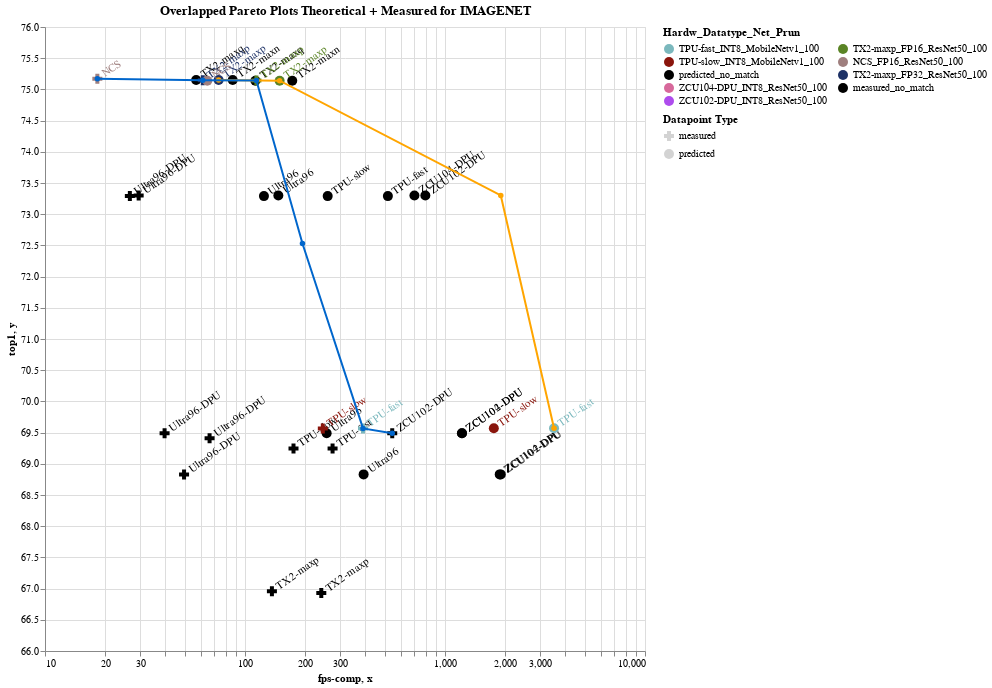

Notebook cell for this chart:
### Markdown cell above
In order to easily understand how accurate predictions were, an overlapping between the Theoretical Pareto Plot and Measured Pareto Plot was made. In the plot below we have both theoretical (orange) and measured (blue) pareto lines. All measured datapoins are represented as crosses and all theoretical datatpoins are represented as circles. Some theoretical datapoints don't have a measured matched datapoint and the same goes for the measured datapoints. The theoretical pareto curve is, as expected, on the right of the measured one, as predictions are sometimes different form measurements.

### Code cell
#hide_input
%run scripts/overlapped_pareto.py
get_overlapped_pareto('imagenet')

### Figure 1 — Vega-Lite specification as saved in the notebook (floating-point values rounded to 4 significant figures)
{"config": {"view": {"continuousWidth": 400, "continuousHeight": 300}}, "layer": [{"layer": [{"mark": {"type": "point", "filled": true, "opacity": 1, "size": 100}, "encoding": {"color": {"condition": {"type": "nominal", "field": "color", "legend": {"columns": 2, "title": "Hardw_Datatype_Net_Prun"}, "scale": {"domain": ["TPU-fast_INT8_MobileNetv1_100", "TPU-slow_INT8_MobileNetv1_100", "predicted_no_match", "ZCU104-DPU_INT8_ResNet50_100", "ZCU102-DPU_INT8_ResNet50_100", "TX2-maxp_FP16_ResNet50_100", "NCS_FP16_ResNet50_100", "TX2-maxp_FP32_ResNet50_100", "measured_no_match"], "range": ["#7BB8BD", "#8A150C", "#000000", "#D7689B", "#AE4CED", "#5A8425", "#9F7F7E", "#1D3166", "#000000"]}, "selection": "Measured_Without_Match"}, "value": "lightgray"}, "shape": {"type": "nominal", "field": "type", "legend": {"title": "Datapoint Type"}, "scale": {"range": ["cross", "circle"]}}, "tooltip": [{"type": "nominal", "field": "hardw_datatype_net_prun"}, {"type": "nominal", "field": "color"}, {"type": "nominal", "field": "type"}, {"type": "quantitative", "field": "fps-comp"}, {"type": "quantitative", "field": "top1"}], "x": {"type": "quantitative", "field": "fps-comp", "scale": {"type": "log"}}, "y": {"type": "quantitative", "field": "top1", "scale": {"zero": false}}}, "height": 624.0, "selection": {"selector013": {"type": "interval", "bind": "scales", "encodings": ["x", "y"]}, "Measured_Without_Match": {"type": "single", "fields": ["Hide"], "bind": {"input": "checkbox"}}}, "title": "Overlapped Pareto Plots Theoretical + Measured for IMAGENET", "width": 600}, {"mark": {"type": "text", "align": "left", "angle": 325, "baseline": "middle", "dx": 7}, "encoding": {"color": {"condition": {"type": "nominal", "field": "color", "legend": {"columns": 2, "title": "Hardw_Datatype_Net_Prun"}, "scale": {"domain": ["TPU-fast_INT8_MobileNetv1_100", "TPU-slow_INT8_MobileNetv1_100", "predicted_no_match", "ZCU104-DPU_INT8_ResNet50_100", "ZCU102-DPU_INT8_ResNet50_100", "TX2-maxp_FP16_ResNet50_100", "NCS_FP16_ResNet50_100", "TX2-maxp_FP32_ResNet50_100", "measured_no_match"], "range": ["#7BB8BD", "#8A150C", "#000000", "#D7689B", "#AE4CED", "#5A8425", "#9F7F7E", "#1D3166", "#000000"]}, "selection": "Measured_Without_Match"}, "value": "lightgray"}, "shape": {"type": "nominal", "field": "type", "legend": {"title": "Datapoint Type"}, "scale": {"range": ["cross", "circle"]}}, "text": {"type": "nominal", "field": "hardw"}, "tooltip": [{"type": "nominal", "field": "hardw_datatype_net_prun"}, {"type": "nominal", "field": "color"}, {"type": "nominal", "field": "type"}, {"type": "quantitative", "field": "fps-comp"}, {"type": "quantitative", "field": "top1"}], "x": {"type": "quantitative", "field": "fps-comp", "scale": {"type": "log"}}, "y": {"type": "quantitative", "field": "top1", "scale": {"zero": false}}}, "height": 624.0, "title": "Overlapped Pareto Plots Theoretical + Measured for IMAGENET", "width": 600}, {"layer": [{"mark": {"type": "point", "filled": true, "opacity": 1, "size": 100}, "encoding": {"color": {"condition": {"type": "nominal", "field": "color", "legend": {"columns": 2, "title": "Hardw_Datatype_Net_Prun"}, "scale": {"domain": ["TPU-fast_INT8_MobileNetv1_100", "TPU-slow_INT8_MobileNetv1_100", "predicted_no_match", "ZCU104-DPU_INT8_ResNet50_100", "ZCU102-DPU_INT8_ResNet50_100", "TX2-maxp_FP16_ResNet50_100", "NCS_FP16_ResNet50_100", "TX2-maxp_FP32_ResNet50_100", "measured_no_match"], "range": ["#7BB8BD", "#8A150C", "#000000", "#D7689B", "#AE4CED", "#5A8425", "#9F7F7E", "#1D3166", "#000000"]}, "selection": "Predicted_Without_Match"}, "value": "lightgray"}, "shape": {"type": "nominal", "field": "type", "legend": {"title": "Datapoint Type"}, "scale": {"range": ["cross", "circle"]}}, "tooltip": [{"type": "nominal", "field": "hardw_datatype_net_prun"}, {"type": "nominal", "field": "color"}, {"type": "nominal", "field": "type"}, {"type": "quantitative", "field": "fps-comp"}, {"type": "nominal", "field": "top1"}], "x": {"type": "quantitative", "field": "fps-comp", "scale": {"type": "log"}}, "y": {"type": "quantitative", "field": "top1", "scale": {"zero": false}}}, "height": 624.0, "selection": {"selector014": {"type": "interval", "bind": "scales", "encodings": ["x", "y"]}, "Predicted_Without_Match": {"type": "single", "fields": ["Hide"], "bind": {"input": "checkbox"}}}, "title": "Overlapped Pareto Plots Theoretical + Measured for IMAGENET", "width": 600}, {"mark": {"type": "text", "align": "left", "angle": 325, "baseline": "middle", "dx": 7}, "encoding": {"color": {"condition": {"type": "nominal", "field": "color", "legend": {"columns": 2, "title": "Hardw_Datatype_Net_Prun"}, "scale": {"domain": ["TPU-fast_INT8_MobileNetv1_100", "TPU-slow_INT8_MobileNetv1_100", "predicted_no_match", "ZCU104-DPU_INT8_ResNet50_100", "ZCU102-DPU_INT8_ResNet50_100", "TX2-maxp_FP16_ResNet50_100", "NCS_FP16_ResNet50_100", "TX2-maxp_FP32_ResNet50_100", "measured_no_match"], "range": ["#7BB8BD", "#8A150C", "#000000", "#D7689B", "#AE4CED", "#5A8425", "#9F7F7E", "#1D3166", "#000000"]}, "selection": "Predicted_Without_Match"}, "value": "lightgray"}, "shape": {"type": "nominal", "field": "type", "legend": {"title": "Datapoint Type"}, "scale": {"range": ["cross", "circle"]}}, "text": {"type": "nominal", "field": "hardw"}, "tooltip": [{"type": "nominal", "field": "hardw_datatype_net_prun"}, {"type": "nominal", "field": "color"}, {"type": "nominal", "field": "type"}, {"type": "quantitative", "field": "fps-comp"}, {"type": "nominal", "field": "top1"}], "x": {"type": "quantitative", "field": "fps-comp", "scale": {"type": "log"}}, "y": {"type": "quantitative", "field": "top1", "scale": {"zero": false}}}, "height": 624.0, "title": "Overlapped Pareto Plots Theoretical + Measured for IMAGENET", "width": 600}], "data": {"name": "data-2148796b80f66db45bb5fdd99f64021f"}}, {"layer": [{"mark": {"type": "point", "filled": true, "opacity": 1, "size": 100}, "encoding": {"color": {"condition": {"type": "nominal", "field": "color", "legend": {"columns": 2, "title": "Hardw_Datatype_Net_Prun"}, "scale": {"domain": ["TPU-fast_INT8_MobileNetv1_100", "TPU-slow_INT8_MobileNetv1_100", "predicted_no_match", "ZCU104-DPU_INT8_ResNet50_100", "ZCU102-DPU_INT8_ResNet50_100", "TX2-maxp_FP16_ResNet50_100", "NCS_FP16_ResNet50_100", "TX2-maxp_FP32_ResNet50_100", "measured_no_match"], "range": ["#7BB8BD", "#8A150C", "#000000", "#D7689B", "#AE4CED", "#5A8425", "#9F7F7E", "#1D3166", "#000000"]}, "selection": "ZCU104_FINN"}, "value": "lightgray"}, "shape": {"type": "nominal", "field": "type", "legend": {"title": "Datapoint Type"}, "scale": {"range": ["cross", "circle"]}}, "tooltip": [{"type": "nominal", "field": "hardw_datatype_net_prun"}, {"type": "nominal", "field": "color"}, {"type": "nominal", "field": "type"}, {"type": "quantitative", "field": "fps-comp"}, {"type": "nominal", "field": "top1"}], "x": {"type": "quantitative", "field": "fps-comp", "scale": {"type": "log"}}, "y": {"type": "quantitative", "field": "top1", "scale": {"zero": false}}}, "height": 624.0, "selection": {"selector015": {"type": "interval", "bind": "scales", "encodings": ["x", "y"]}, "ZCU104_FINN": {"type": "single", "fields": ["Hide"], "bind": {"input": "checkbox"}}}, "title": "Overlapped Pareto Plots Theoretical + Measured for IMAGENET", "width": 600}, {"mark": {"type": "text", "align": "left", "angle": 325, "baseline": "middle", "dx": 7}, "encoding": {"color": {"condition": {"type": "nominal", "field": "color", "legend": {"columns": 2, "title": "Hardw_Datatype_Net_Prun"}, "scale": {"domain": ["TPU-fast_INT8_MobileNetv1_100", "TPU-slow_INT8_MobileNetv1_100", "predicted_no_match", "ZCU104-DPU_INT8_ResNet50_100", "ZCU102-DPU_INT8_ResNet50_100", "TX2-maxp_FP16_ResNet50_100", "NCS_FP16_ResNet50_100", "TX2-maxp_FP32_ResNet50_100", "measured_no_match"], "range": ["#7BB8BD", "#8A150C", "#000000", "#D7689B", "#AE4CED", "#5A8425", "#9F7F7E", "#1D3166", "#000000"]}, "selection": "ZCU104_FINN"}, "value": "lightgray"}, "shape": {"type": "nominal", "field": "type", "legend": {"title": "Datapoint Type"}, "scale": {"range": ["cross", "circle"]}}, "text": {"type": "nominal", "field": "hardw"}, "tooltip": [{"type": "nominal", "field": "hardw_datatype_net_prun"}, {"type": "nominal", "field": "color"}, {"type": "nominal", "field": "type"}, {"type": "quantitative", "field": "fps-comp"}, {"type": "nominal", "field": "top1"}], "x": {"type": "quantitative", "field": "fps-comp", "scale": {"type": "log"}}, "y": {"type": "quantitative", "field": "top1", "scale": {"zero": false}}}, "height": 624.0, "title": "Overlapped Pareto Plots Theoretical + Measured for IMAGENET", "width": 600}], "data": {"name": "data-d751713988987e9331980363e24189ce"}}, {"layer": [{"mark": {"type": "point", "filled": true, "opacity": 1, "size": 100}, "encoding": {"color": {"condition": {"type": "nominal", "field": "color", "legend": {"columns": 2, "title": "Hardw_Datatype_Net_Prun"}, "scale": {"domain": ["TPU-fast_INT8_MobileNetv1_100", "TPU-slow_INT8_MobileNetv1_100", "predicted_no_match", "ZCU104-DPU_INT8_ResNet50_100", "ZCU102-DPU_INT8_ResNet50_100", "TX2-maxp_FP16_ResNet50_100", "NCS_FP16_ResNet50_100", "TX2-maxp_FP32_ResNet50_100", "measured_no_match"], "range": ["#7BB8BD", "#8A150C", "#000000", "#D7689B", "#AE4CED", "#5A8425", "#9F7F7E", "#1D3166", "#000000"]}, "selection": "ZCU104_BISMO"}, "value": "lightgray"}, "shape": {"type": "nominal", "field": "type", "legend": {"title": "Datapoint Type"}, "scale": {"range": ["cross", "circle"]}}, "tooltip": [{"type": "nominal", "field": "hardw_datatype_net_prun"}, {"type": "nominal", "field": "color"}, {"type": "nominal", "field": "type"}, {"type": "quantitative", "field": "fps-comp"}, {"type": "nominal", "field": "top1"}], "x": {"type": "quantitative", "field": "fps-comp", "scale": {"type": "log"}}, "y": {"type": "quantitative", "field": "top1", "scale": {"zero": false}}}, "height": 624.0, "selection": {"selector016": {"type": "interval", "bind": "scales", "encodings": ["x", "y"]}, "ZCU104_BISMO": {"type": "single", "fields": ["Hide"], "bind": {"input": "checkbox"}}}, "title": "Overlapped Pareto Plots Theoretical + Measured for IMAGENET", "width": 600}, {"mark": {"type": "text", "align": "left", "angle": 325, "baseline": "middle", "dx": 7}, "encoding": {"color": {"condition": {"type": "nominal", "field": "color", "legend": {"columns": 2, "title": "Hardw_Datatype_Net_Prun"}, "scale": {"domain": ["TPU-fast_INT8_MobileNetv1_100", "TPU-slow_INT8_MobileNetv1_100", "predicted_no_match", "ZCU104-DPU_INT8_ResNet50_100", "ZCU102-DPU_INT8_ResNet50_100", "TX2-maxp_FP16_ResNet50_100", "NCS_FP16_ResNet50_100", "TX2-maxp_FP32_ResNet50_100", "measured_no_match"], "range": ["#7BB8BD", "#8A150C", "#000000", "#D7689B", "#AE4CED", "#5A8425", "#9F7F7E", "#1D3166", "#000000"]}, "selection": "ZCU104_BISMO"}, "value": "lightgray"}, "shape": {"type": "nominal", "field": "type", "legend": {"title": "Datapoint Type"}, "scale": {"range": ["cross", "circle"]}}, "text": {"type": "nominal", "field": "hardw"}, "tooltip": [{"type": "nominal", "field": "hardw_datatype_net_prun"}, {"type": "nominal", "field": "color"}, {"type": "nominal", "field": "type"}, {"type": "quantitative", "field": "fps-comp"}, {"type": "nominal", "field": "top1"}], "x": {"type": "quantitative", "field": "fps-comp", "scale": {"type": "log"}}, "y": {"type": "quantitative", "field": "top1", "scale": {"zero": false}}}, "height": 624.0, "title": "Overlapped Pareto Plots Theoretical + Measured for IMAGENET", "width": 600}], "data": {"name": "data-d751713988987e9331980363e24189ce"}}, {"layer": [{"mark": {"type": "point", "filled": true, "opacity": 1, "size": 100}, "encoding": {"color": {"condition": {"type": "nominal", "field": "color", "legend": {"columns": 2, "title": "Hardw_Datatype_Net_Prun"}, "scale": {"domain": ["TPU-fast_INT8_MobileNetv1_100", "TPU-slow_INT8_MobileNetv1_100", "predicted_no_match", "ZCU104-DPU_INT8_ResNet50_100", "ZCU102-DPU_INT8_ResNet50_100", "TX2-maxp_FP16_ResNet50_100", "NCS_FP16_ResNet50_100", "TX2-maxp_FP32_ResNet50_100", "measured_no_match"], "range": ["#7BB8BD", "#8A150C", "#000000", "#D7689B", "#AE4CED", "#5A8425", "#9F7F7E", "#1D3166", "#000000"]}, "selection": "U96_Quadcore_A53"}, "value": "lightgray"}, "shape": {"type": "nominal", "field": "type", "legend": {"title": "Datapoint Type"}, "scale": {"range": ["cross", "circle"]}}, "tooltip": [{"type": "nominal", "field": "hardw_datatype_net_prun"}, {"type": "nominal", "field": "color"}, {"type": "nominal", "field": "type"}, {"type": "quantitative", "field": "fps-comp"}, {"type": "nominal", "field": "top1"}], "x": {"type": "quantitative", "field": "fps-comp", "scale": {"type": "log"}}, "y": {"type": "quantitative", "field": "top1", "scale": {"zero": false}}}, "height": 624.0, "selection": {"selector017": {"type": "interval", "bind": "scales", "encodings": ["x", "y"]}, "U96_Quadcore_A53": {"type": "single", "fields": ["Hide"], "bind": {"input": "checkbox"}}}, "title": "Overlapped Pareto Plots Theoretical + Measured for IMAGENET", "width": 600}, {"mark": {"type": "text", "align": "left", "angle": 325, "baseline": "middle", "dx": 7}, "encoding": {"color": {"condition": {"type": "nominal", "field": "color", "legend": {"columns": 2, "title": "Hardw_Datatype_Net_Prun"}, "scale": {"domain": ["TPU-fast_INT8_MobileNetv1_100", "TPU-slow_INT8_MobileNetv1_100", "predicted_no_match", "ZCU104-DPU_INT8_ResNet50_100", "ZCU102-DPU_INT8_ResNet50_100", "TX2-maxp_FP16_ResNet50_100", "NCS_FP16_ResNet50_100", "TX2-maxp_FP32_ResNet50_100", "measured_no_match"], "range": ["#7BB8BD", "#8A150C", "#000000", "#D7689B", "#AE4CED", "#5A8425", "#9F7F7E", "#1D3166", "#000000"]}, "selection": "U96_Quadcore_A53"}, "value": "lightgray"}, "shape": {"type": "nominal", "field": "type", "legend": {"title": "Datapoint Type"}, "scale": {"range": ["cross", "circle"]}}, "text": {"type": "nominal", "field": "hardw"}, "tooltip": [{"type": "nominal", "field": "hardw_datatype_net_prun"}, {"type": "nominal", "field": "color"}, {"type": "nominal", "field": "type"}, {"type": "quantitative", "field": "fps-comp"}, {"type": "nominal", "field": "top1"}], "x": {"type": "quantitative", "field": "fps-comp", "scale": {"type": "log"}}, "y": {"type": "quantitative", "field": "top1", "scale": {"zero": false}}}, "height": 624.0, "title": "Overlapped Pareto Plots Theoretical + Measured for IMAGENET", "width": 600}], "data": {"name": "data-d751713988987e9331980363e24189ce"}}, {"layer": [{"mark": {"type": "point", "filled": true, "opacity": 1, "size": 100}, "encoding": {"color": {"condition": {"type": "nominal", "field": "color", "legend": {"columns": 2, "title": "Hardw_Datatype_Net_Prun"}, "scale": {"domain": ["TPU-fast_INT8_MobileNetv1_100", "TPU-slow_INT8_MobileNetv1_100", "predicted_no_match", "ZCU104-DPU_INT8_ResNet50_100", "ZCU102-DPU_INT8_ResNet50_100", "TX2-maxp_FP16_ResNet50_100", "NCS_FP16_ResNet50_100", "TX2-maxp_FP32_ResNet50_100", "measured_no_match"], "range": ["#7BB8BD", "#8A150C", "#000000", "#D7689B", "#AE4CED", "#5A8425", "#9F7F7E", "#1D3166", "#000000"]}, "selection": "TX2"}, "value": "lightgray"}, "shape": {"type": "nominal", "field": "type", "legend": {"title": "Datapoint Type"}, "scale": {"range": ["cross", "circle"]}}, "tooltip": [{"type": "nominal", "field": "hardw_datatype_net_prun"}, {"type": "nominal", "field": "color"}, {"type": "nominal", "field": "type"}, {"type": "quantitative", "field": "fps-comp"}, {"type": "nominal", "field": "top1"}], "x": {"type": "quantitative", "field": "fps-comp", "scale": {"type": "log"}}, "y": {"type": "quantitative", "field": "top1", "scale": {"zero": false}}}, "height": 624.0, "selection": {"selector018": {"type": "interval", "bind": "scales", "encodings": ["x", "y"]}, "TX2": {"type": "single", "fields": ["Hide"], "bind": {"input": "checkbox"}}}, "title": "Overlapped Pareto Plots Theoretical + Measured for IMAGENET", "width": 600}, {"mark": {"type": "text", "align": "left", "angle": 325, "baseline": "middle", "dx": 7}, "encoding": {"color": {"condition": {"type": "nominal", "field": "color", "legend": {"columns": 2, "title": "Hardw_Datatype_Net_Prun"}, "scale": {"domain": ["TPU-fast_INT8_MobileNetv1_100", "TPU-slow_INT8_MobileNetv1_100", "predicted_no_match", "ZCU104-DPU_INT8_ResNet50_100", "ZCU102-DPU_INT8_ResNet50_100", "TX2-maxp_FP16_ResNet50_100", "NCS_FP16_ResNet50_100", "TX2-maxp_FP32_ResNet50_100", "measured_no_match"], "range": ["#7BB8BD", "#8A150C", "#000000", "#D7689B", "#AE4CED", "#5A8425", "#9F7F7E", "#1D3166", "#000000"]}, "selection": "TX2"}, "value": "lightgray"}, "shape": {"type": "nominal", "field": "type", "legend": {"title": "Datapoint Type"}, "scale": {"range": ["cross", "circle"]}}, "text": {"type": "nominal", "field": "hardw"}, "tooltip": [{"type": "nominal", "field": "hardw_datatype_net_prun"}, {"type": "nominal", "field": "color"}, {"type": "nominal", "field": "type"}, {"type": "quantitative", "field": "fps-comp"}, {"type": "nominal", "field": "top1"}], "x": {"type": "quantitative", "field": "fps-comp", "scale": {"type": "log"}}, "y": {"type": "quantitative", "field": "top1", "scale": {"zero": false}}}, "height": 624.0, "title": "Overlapped Pareto Plots Theoretical + Measured for IMAGENET", "width": 600}], "data": {"name": "data-47529a25eb68f0c4e50c5b837e6a529c"}}, {"layer": [{"mark": {"type": "point", "filled": true, "opacity": 1, "size": 100}, "encoding": {"color": {"condition": {"type": "nominal", "field": "color", "legend": {"columns": 2, "title": "Hardw_Datatype_Net_Prun"}, "scale": {"domain": ["TPU-fast_INT8_MobileNetv1_100", "TPU-slow_INT8_MobileNetv1_100", "predicted_no_match", "ZCU104-DPU_INT8_ResNet50_100", "ZCU102-DPU_INT8_ResNet50_100", "TX2-maxp_FP16_ResNet50_100", "NCS_FP16_ResNet50_100", "TX2-maxp_FP32_ResNet50_100", "measured_no_match"], "range": ["#7BB8BD", "#8A150C", "#000000", "#D7689B", "#AE4CED", "#5A8425", "#9F7F7E", "#1D3166", "#000000"]}, "selection": "NCS"}, "value": "lightgray"}, "shape": {"type": "nominal", "field": "type", "legend": {"title": "Datapoint Type"}, "scale": {"range": ["cross", "circle"]}}, "tooltip": [{"type": "nominal", "field": "hardw_datatype_net_prun"}, {"type": "nominal", "field": "color"}, {"type": "nominal", "field": "type"}, {"type": "quantitative", "field": "fps-comp"}, {"type": "nominal", "field": "top1"}], "x": {"type": "quantitative", "field": "fps-comp", "scale": {"type": "log"}}, "y": {"type": "quantitative", "field": "top1", "scale": {"zero": false}}}, "height": 624.0, "selection": {"selector019": {"type": "interval", "bind": "scales", "encodings": ["x", "y"]}, "NCS": {"type": "single", "fields": ["Hide"], "bind": {"input": "checkbox"}}}, "title": "Overlapped Pareto Plots Theoretical + Measured for IMAGENET", "width": 600}, {"mark": {"type": "text", "align": "left", "angle": 325, "baseline": "middle", "dx": 7}, "encoding": {"color": {"condition": {"type": "nominal", "field": "color", "legend": {"columns": 2, "title": "Hardw_Datatype_Net_Prun"}, "scale": {"domain": ["TPU-fast_INT8_MobileNetv1_100", "TPU-slow_INT8_MobileNetv1_100", "predicted_no_match", "ZCU104-DPU_INT8_ResNet50_100", "ZCU102-DPU_INT8_ResNet50_100", "TX2-maxp_FP16_ResNet50_100", "NCS_FP16_ResNet50_100", "TX2-maxp_FP32_ResNet50_100", "measured_no_match"], "range": ["#7BB8BD", "#8A150C", "#000000", "#D7689B", "#AE4CED", "#5A8425", "#9F7F7E", "#1D3166", "#000000"]}, "selection": "NCS"}, "value": "lightgray"}, "shape": {"type": "nominal", "field": "type", "legend": {"title": "Datapoint Type"}, "scale": {"range": ["cross", "circle"]}}, "text": {"type": "nominal", "field": "hardw"}, "tooltip": [{"type": "nominal", "field": "hardw_datatype_net_prun"}, {"type": "nominal", "field": "color"}, {"type": "nominal", "field": "type"}, {"type": "quantitative", "field": "fps-comp"}, {"type": "nominal", "field": "top1"}], "x": {"type": "quantitative", "field": "fps-comp", "scale": {"type": "log"}}, "y": {"type": "quantitative", "field": "top1", "scale": {"zero": false}}}, "height": 624.0, "title": "Overlapped Pareto Plots Theoretical + Measured for IMAGENET", "width": 600}], "data": {"name": "data-2182eb6d9bc31bee3afac0caf343fef2"}}, {"layer": [{"mark": {"type": "point", "filled": true, "opacity": 1, "size": 100}, "encoding": {"color": {"condition": {"type": "nominal", "field": "color", "legend": {"columns": 2, "title": "Hardw_Datatype_Net_Prun"}, "scale": {"domain": ["TPU-fast_INT8_MobileNetv1_100", "TPU-slow_INT8_MobileNetv1_100", "predicted_no_match", "ZCU104-DPU_INT8_ResNet50_100", "ZCU102-DPU_INT8_ResNet50_100", "TX2-maxp_FP16_ResNet50_100", "NCS_FP16_ResNet50_100", "TX2-maxp_FP32_ResNet50_100", "measured_no_match"], "range": ["#7BB8BD", "#8A150C", "#000000", "#D7689B", "#AE4CED", "#5A8425", "#9F7F7E", "#1D3166", "#000000"]}, "selection": "TPU"}, "value": "lightgray"}, "shape": {"type": "nominal", "field": "type", "legend": {"title": "Datapoint Type"}, "scale": {"range": ["cross", "circle"]}}, "tooltip": [{"type": "nominal", "field": "hardw_datatype_net_prun"}, {"type": "nominal", "field": "color"}, {"type": "nominal", "field": "type"}, {"type": "quantitative", "field": "fps-comp"}, {"type": "nominal", "field": "top1"}], "x": {"type": "quantitative", "field": "fps-comp", "scale": {"type": "log"}}, "y": {"type": "quantitative", "field": "top1", "scale": {"zero": false}}}, "height": 624.0, "selection": {"selector020": {"type": "interval", "bind": "scales", "encodings": ["x", "y"]}, "TPU": {"type": "single", "fields": ["Hide"], "bind": {"input": "checkbox"}}}, "title": "Overlapped Pareto Plots Theoretical + Measured for IMAGENET", "width": 600}, {"mark": {"type": "text", "align": "left", "angle": 325, "baseline": "middle", "dx": 7}, "encoding": {"color": {"condition": {"type": "nominal", "field": "color", "legend": {"columns": 2, "title": "Hardw_Datatype_Net_Prun"}, "scale": {"domain": ["TPU-fast_INT8_MobileNetv1_100", "TPU-slow_INT8_MobileNetv1_100", "predicted_no_match", "ZCU104-DPU_INT8_ResNet50_100", "ZCU102-DPU_INT8_ResNet50_100", "TX2-maxp_FP16_ResNet50_100", "NCS_FP16_ResNet50_100", "TX2-maxp_FP32_ResNet50_100", "measured_no_match"], "range": ["#7BB8BD", "#8A150C", "#000000", "#D7689B", "#AE4CED", "#5A8425", "#9F7F7E", "#1D3166", "#000000"]}, "selection": "TPU"}, "value": "lightgray"}, "shape": {"type": "nominal", "field": "type", "legend": {"title": "Datapoint Type"}, "scale": {"range": ["cross", "circle"]}}, "text": {"type": "nominal", "field": "hardw"}, "tooltip": [{"type": "nominal", "field": "hardw_datatype_net_prun"}, {"type": "nominal", "field": "color"}, {"type": "nominal", "field": "type"}, {"type": "quantitative", "field": "fps-comp"}, {"type": "nominal", "field": "top1"}], "x": {"type": "quantitative", "field": "fps-comp", "scale": {"type": "log"}}, "y": {"type": "quantitative", "field": "top1", "scale": {"zero": false}}}, "height": 624.0, "title": "Overlapped Pareto Plots Theoretical + Measured for IMAGENET", "width": 600}], "data": {"name": "data-a89720750559c0054faa5ebb49ec8b21"}}, {"layer": [{"data": {"name": "data-789a953e8ea872721dfb432329db40f8"}, "mark": {"type": "line", "point": true}, "encoding": {"color": {"value": "#FFA500"}, "tooltip": [{"type": "nominal", "field": "group"}, {"type": "quantitative", "field": "x"}, {"type": "nominal", "field": "y"}], "x": {"type": "quantitative", "field": "x", "scale": {"type": "log"}}, "y": {"type": "quantitative", "field": "y", "scale": {"zero": false}}}, "selection": {"selector011": {"type": "interval", "bind": "scales", "encodings": ["x", "y"]}}}, {"data": {"name": "data-438f9b8c1f5c38bdf91496d2854bc1ae"}, "mark": {"type": "line", "point": true}, "encoding": {"color": {"value": "#0066CC"}, "tooltip": [{"type": "nominal", "field": "group"}, {"type": "quantitative", "field": "x"}, {"type": "quantitative", "field": "y"}], "x": {"type": "quantitative", "field": "x", "scale": {"type": "log"}}, "y": {"type": "quantitative", "field": "y", "scale": {"zero": false}}}, "selection": {"selector012": {"type": "interval", "bind": "scales", "encodings": ["x", "y"]}}}]}]}], "data": {"name": "data-d73d26baa9cea302f6a660080270822b"}, "resolve": {"scale": {"color": "independent", "shape": "independent"}}, "title": "Overlapped Pareto Plots Theoretical + Measured for IMAGENET", "$schema": "https://vega.github.io/schema/vega-lite/v4.0.2.json", "datasets": {"data-d73d26baa9cea302f6a660080270822b": [{"hardw_datatype_net_prun": "TPU-fast_INT8_GoogLeNetv1_100", "hardw": "TPU-fast", "network": "GoogLeNetv1", "fps-comp": 274.1, "top1": 69.24, "type": "measured", "pairs": false, "color": "measured_no_match"}, {"hardw_datatype_net_prun": "TPU-slow_INT8_GoogLeNetv1_100", "hardw": "TPU-slow", "network": "GoogLeNetv1", "fps-comp": 174.8, "top1": 69.24, "type": "measured", "pairs": false, "color": "measured_no_match"}, {"hardw_datatype_net_prun": "TX2-maxp_FP16_GoogLeNetv1_100", "hardw": "TX2-maxp", "network": "GoogLeNetv1", "fps-comp": 240.7, "top1": 66.93, "type": "measured", "pairs": false, "color": "measured_no_match"}, {"hardw_datatype_net_prun": "TX2-maxp_FP32_GoogLeNetv1_100", "hardw": "TX2-maxp", "network": "GoogLeNetv1", "fps-comp": 136.3, "top1": 66.96, "type": "measured", "pairs": false, "color": "measured_no_match"}, {"hardw_datatype_net_prun": "Ultra96-DPU_INT8_GoogLeNetv1_100", "hardw": "Ultra96-DPU", "network": "GoogLeNetv1", "fps-comp": 66.51, "top1": 69.41, "type": "measured", "pairs": false, "color": "measured_no_match"}, {"hardw_datatype_net_prun": "Ultra96-DPU_INT8_ResNet50_100", "hardw": "Ultra96-DPU", "network": "ResNet50", "fps-comp": 26.56, "top1": 73.29, "type": "measured", "pairs": false, "color": "measured_no_match"}, {"hardw_datatype_net_prun": "Ultra96-DPU_INT8_ResNet50_30.0", "hardw": "Ultra96-DPU", "network": "ResNet50", "fps-comp": 49.58, "top1": 68.83, "type": "measured", "pairs": false, "color": "measured_no_match"}, {"hardw_datatype_net_prun": "Ultra96-DPU_INT8_ResNet50_50", "hardw": "Ultra96-DPU", "network": "ResNet50", "fps-comp": 39.62, "top1": 69.49, "type": "measured", "pairs": false, "color": "measured_no_match"}, {"hardw_datatype_net_prun": "Ultra96-DPU_INT8_ResNet50_80.0", "hardw": "Ultra96-DPU", "network": "ResNet50", "fps-comp": 29.4, "top1": 73.3, "type": "measured", "pairs": false, "color": "measured_no_match"}, {"hardw_datatype_net_prun": "ZCU102-DPU_INT8_GoogLeNetv1_100", "hardw": "ZCU102-DPU", "network": "GoogLeNetv1", "fps-comp": 544.7, "top1": 69.49, "type": "measured", "pairs": false, "color": "measured_no_match"}], "data-2148796b80f66db45bb5fdd99f64021f": [{"hardw_datatype_net_prun": "Ultra96_INT8_ResNet50_100", "hardw": "Ultra96", "network": "ResNet50", "fps-comp": 124.4, "top1": "73.29", "type": "predicted", "pairs": false, "color": "predicted_no_match"}, {"hardw_datatype_net_prun": "TPU-fast_INT8_ResNet50_100", "hardw": "TPU-fast", "network": "ResNet50", "fps-comp": 518.1, "top1": "73.29", "type": "predicted", "pairs": false, "color": "predicted_no_match"}, {"hardw_datatype_net_prun": "TPU-slow_INT8_ResNet50_100", "hardw": "TPU-slow", "network": "ResNet50", "fps-comp": 259.1, "top1": "73.29", "type": "predicted", "pairs": false, "color": "predicted_no_match"}, {"hardw_datatype_net_prun": "Ultra96_INT8_ResNet50_80", "hardw": "Ultra96", "network": "ResNet50", "fps-comp": 146.8, "top1": "73.30", "type": "predicted", "pairs": false, "color": "predicted_no_match"}, {"hardw_datatype_net_prun": "ZCU104-DPU_INT8_ResNet50_80", "hardw": "ZCU104-DPU", "network": "ResNet50", "fps-comp": 703.4, "top1": "73.30", "type": "predicted", "pairs": false, "color": "predicted_no_match"}, {"hardw_datatype_net_prun": "ZCU102-DPU_INT8_ResNet50_80", "hardw": "ZCU102-DPU", "network": "ResNet50", "fps-comp": 797.5, "top1": "73.30", "type": "predicted", "pairs": false, "color": "predicted_no_match"}, {"hardw_datatype_net_prun": "Ultra96_INT8_ResNet50_50", "hardw": "Ultra96", "network": "ResNet50", "fps-comp": 256.0, "top1": "69.49", "type": "predicted", "pairs": false, "color": "predicted_no_match"}, {"hardw_datatype_net_prun": "ZCU104-DPU_INT8_ResNet50_50", "hardw": "ZCU104-DPU", "network": "ResNet50", "fps-comp": 1216.0, "top1": "69.49", "type": "predicted", "pairs": false, "color": "predicted_no_match"}, {"hardw_datatype_net_prun": "ZCU102-DPU_INT8_ResNet50_50", "hardw": "ZCU102-DPU", "network": "ResNet50", "fps-comp": 1216.0, "top1": "69.49", "type": "predicted", "pairs": false, "color": "predicted_no_match"}, {"hardw_datatype_net_prun": "Ultra96_INT8_ResNet50_30", "hardw": "Ultra96", "network": "ResNet50", "fps-comp": 391.8, "top1": "68.83", "type": "predicted", "pairs": false, "color": "predicted_no_match"}, {"hardw_datatype_net_prun": "ZCU104-DPU_INT8_ResNet50_30", "hardw": "ZCU104-DPU", "network": "ResNet50", "fps-comp": 1878.0, "top1": "68.83", "type": "predicted", "pairs": false, "color": "predicted_no_match"}, {"hardw_datatype_net_prun": "ZCU102-DPU_INT8_ResNet50_30", "hardw": "ZCU102-DPU", "network": "ResNet50", "fps-comp": 1901.0, "top1": "68.83", "type": "predicted", "pairs": false, "color": "predicted_no_match"}, {"hardw_datatype_net_prun": "TX2-maxn_FP16_ResNet50_100", "hardw": "TX2-maxn", "network": "ResNet50", "fps-comp": 172.3, "top1": "75.14", "type": "predicted", "pairs": false, "color": "predicted_no_match"}, {"hardw_datatype_net_prun": "TX2-maxq_FP16_ResNet50_100", "hardw": "TX2-maxq", "network": "ResNet50", "fps-comp": 112.7, "top1": "75.14", "type": "predicted", "pairs": false, "color": "predicted_no_match"}, {"hardw_datatype_net_prun": "TX2-maxn_FP32_ResNet50_100", "hardw": "TX2-maxn", "network": "ResNet50", "fps-comp": 86.79, "top1": "75.15", "type": "predicted", "pairs": false, "color": "predicted_no_match"}, {"hardw_datatype_net_prun": "TX2-maxq_FP32_ResNet50_100", "hardw": "TX2-maxq", "network": "ResNet50", "fps-comp": 56.99, "top1": "75.15", "type": "predicted", "pairs": false, "color": "predicted_no_match"}], "data-d751713988987e9331980363e24189ce": [], "data-47529a25eb68f0c4e50c5b837e6a529c": [{"hardw_datatype_net_prun": "TX2-maxp_FP16_ResNet50_100", "hardw": "TX2-maxp", "network": "ResNet50", "fps-comp": 149.0, "top1": "75.14", "type": "predicted", "pairs": true, "color": "TX2-maxp_FP16_ResNet50_100"}, {"hardw_datatype_net_prun": "TX2-maxp_FP32_ResNet50_100", "hardw": "TX2-maxp", "network": "ResNet50", "fps-comp": 73.83, "top1": "75.15", "type": "predicted", "pairs": true, "color": "TX2-maxp_FP32_ResNet50_100"}, {"hardw_datatype_net_prun": "TX2-maxp_FP16_ResNet50_100", "hardw": "TX2-maxp", "network": "ResNet50", "fps-comp": 114.0, "top1": 75.14, "type": "measured", "pairs": true, "color": "TX2-maxp_FP16_ResNet50_100"}, {"hardw_datatype_net_prun": "TX2-maxp_FP32_ResNet50_100", "hardw": "TX2-maxp", "network": "ResNet50", "fps-comp": 61.51, "top1": 75.15, "type": "measured", "pairs": true, "color": "TX2-maxp_FP32_ResNet50_100"}], "data-2182eb6d9bc31bee3afac0caf343fef2": [{"hardw_datatype_net_prun": "NCS_FP16_ResNet50_100", "hardw": "NCS", "network": "ResNet50", "fps-comp": 64.77, "top1": "75.14", "type": "predicted", "pairs": true, "color": "NCS_FP16_ResNet50_100"}, {"hardw_datatype_net_prun": "NCS_FP16_ResNet50_100", "hardw": "NCS", "network": "ResNet50", "fps-comp": 18.27, "top1": 75.17, "type": "measured", "pairs": true, "color": "NCS_FP16_ResNet50_100"}], "data-a89720750559c0054faa5ebb49ec8b21": [{"hardw_datatype_net_prun": "TPU-fast_INT8_MobileNetv1_100", "hardw": "TPU-fast", "network": "MobileNetv1", "fps-comp": 3509.0, "top1": "69.57", "type": "predicted", "pairs": true, "color": "TPU-fast_INT8_MobileNetv1_100"}, {"hardw_datatype_net_prun": "TPU-slow_INT8_MobileNetv1_100", "hardw": "TPU-slow", "network": "MobileNetv1", "fps-comp": 1754.0, "top1": "69.57", "type": "predicted", "pairs": true, "color": "TPU-slow_INT8_MobileNetv1_100"}, {"hardw_datatype_net_prun": "TPU-fast_INT8_MobileNetv1_100", "hardw": "TPU-fast", "network": "MobileNetv1", "fps-comp": 389.0, "top1": 69.57, "type": "measured", "pairs": true, "color": "TPU-fast_INT8_MobileNetv1_100"}, {"hardw_datatype_net_prun": "TPU-slow_INT8_MobileNetv1_100", "hardw": "TPU-slow", "network": "MobileNetv1", "fps-comp": 244.9, "top1": 69.57, "type": "measured", "pairs": true, "color": "TPU-slow_INT8_MobileNetv1_100"}], "data-789a953e8ea872721dfb432329db40f8": [{"x": 73.83, "y": "75.15", "group": "TX2-maxp_FP32_ResNet50_100"}, {"x": 149.0, "y": "75.14", "group": "TX2-maxp_FP16_ResNet50_100"}, {"x": 1901.0, "y": "73.30", "group": "predicted_no_match"}, {"x": 3509.0, "y": "69.57", "group": "TPU-fast_INT8_MobileNetv1_100"}], "data-438f9b8c1f5c38bdf91496d2854bc1ae": [{"x": 18.27, "y": 75.17, "group": "NCS_FP16_ResNet50_100"}, {"x": 61.51, "y": 75.15, "group": "TX2-maxp_FP32_ResNet50_100"}, {"x": 114.0, "y": 75.14, "group": "TX2-maxp_FP16_ResNet50_100"}, {"x": 193.8, "y": 72.53, "group": "ZCU102-DPU_INT8_ResNet50_100"}, {"x": 389.0, "y": 69.57, "group": "TPU-fast_INT8_MobileNetv1_100"}, {"x": 544.7, "y": 69.49, "group": "measured_no_match"}]}}
